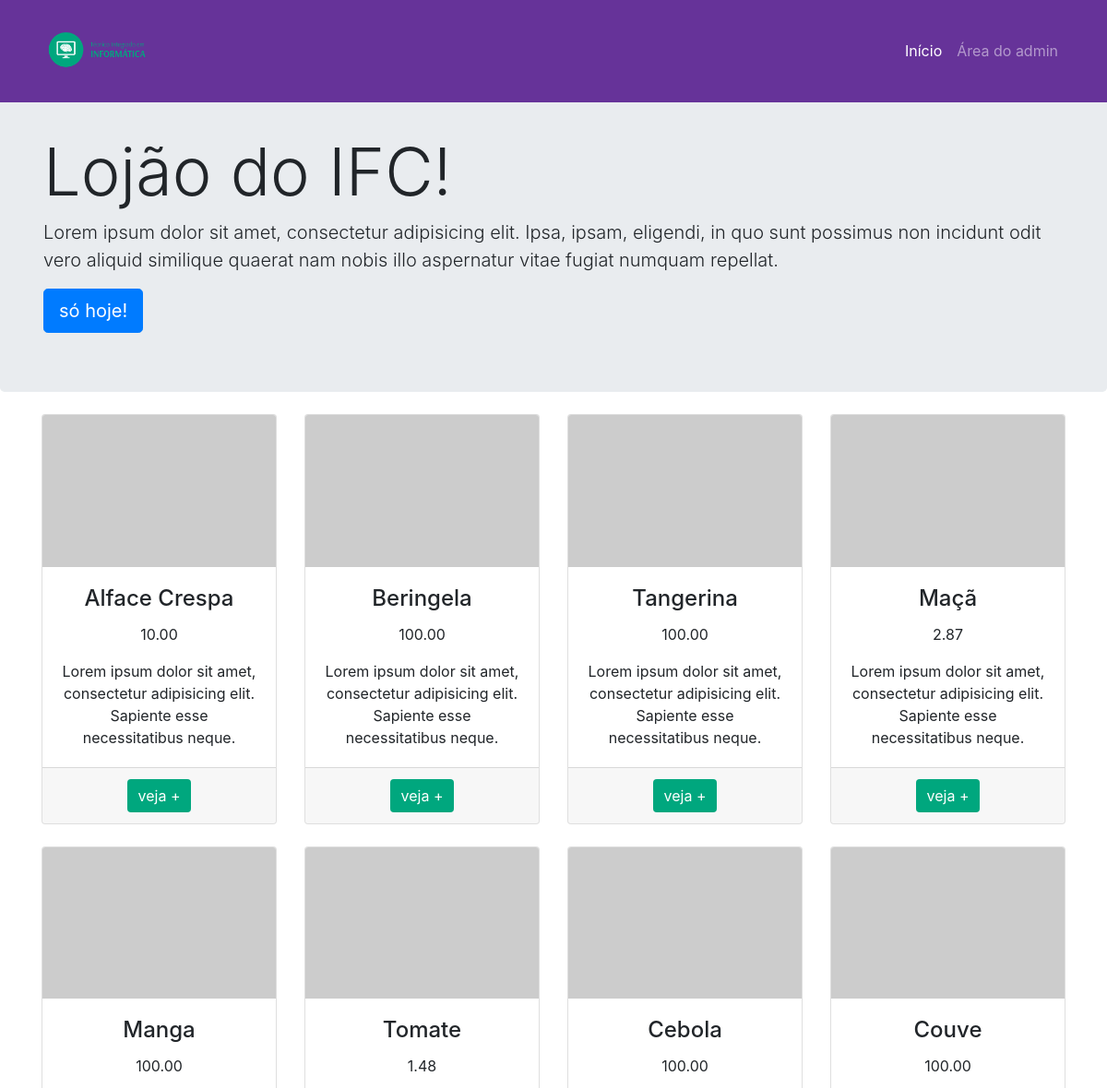
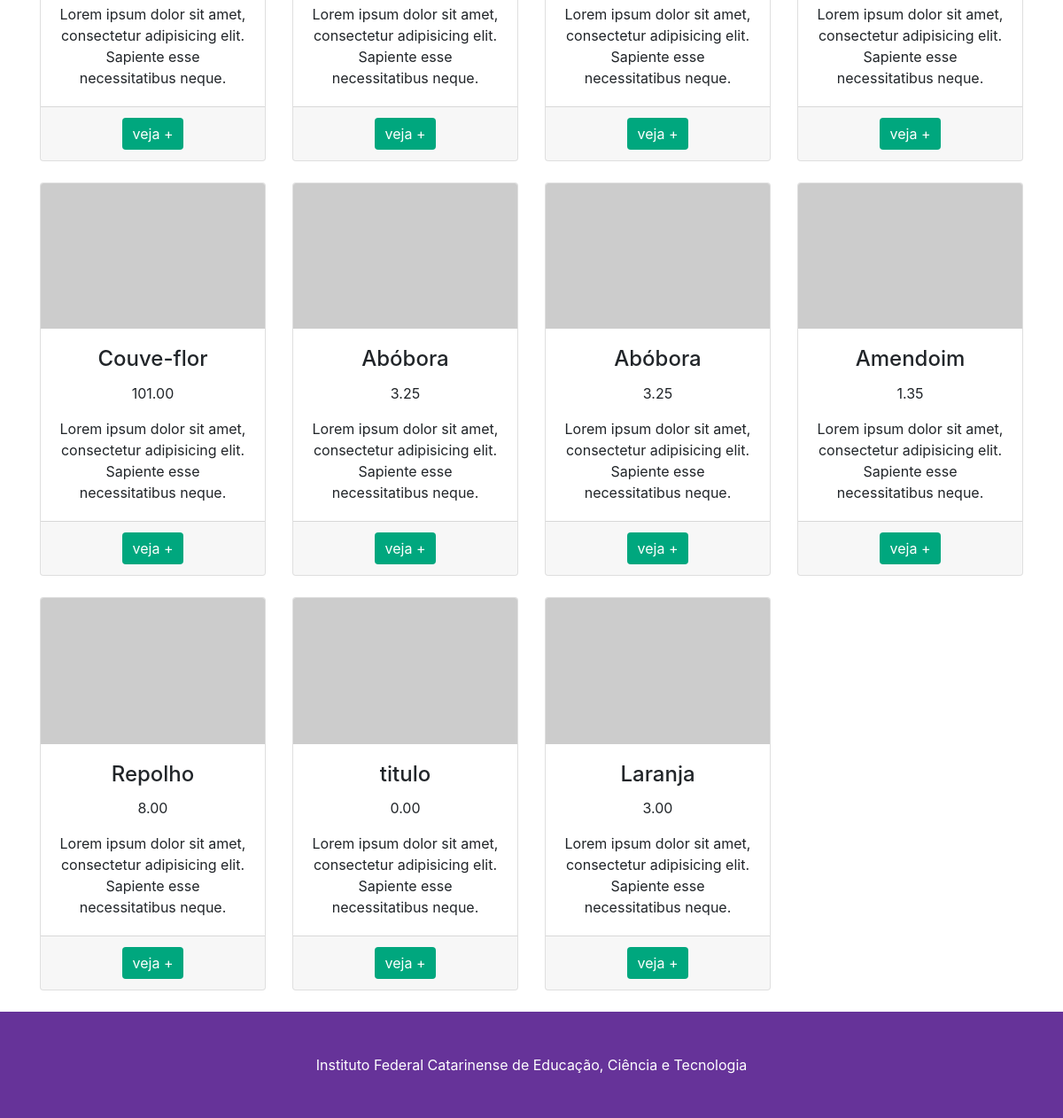
The page / on the database its author committed (2 pictures, top to bottom).
### tables this page shows
CREATE TABLE `tb_produtos` (
  `id` int(11) NOT NULL,
  `nome` varchar(32) NOT NULL,
  `categoria` varchar(32) NOT NULL,
  `preco` decimal(10,2) NOT NULL
);

### app/models/Conexao.php (called while the page is built, shortened)
<?php
class Conexao {
    public static function getConexao(){
        $conexao = new PDO("mysql:host=".self::HOST.";dbname=".self::NOMEBANCO, self::USUARIO, self::SENHA);
        return $conexao;
    }
}

### app/models/CrudProdutos.php (called while the page is built, shortened)
<?php
require_once "Conexao.php";
class CrudProdutos {
    private $conexao;
    public function __construct() {
        $this->conexao = Conexao::getConexao();
    }
    public function getProdutos(){
        $consulta = $this->conexao->query("SELECT * FROM tb_produtos");
        return $consulta->fetchAll(PDO::FETCH_ASSOC);
    }
}

### index.php (the view, shortened to what this page needs)
<?php
    require_once "app/models/CrudProdutos.php";
    $crud = new CrudProdutos();
    $listaProdutos = $crud->getProdutos();
?>
<!DOCTYPE html>
<html lang="en">
<head>
    <link rel="stylesheet" href="assets/vendor/bootstrap/css/bootstrap.min.css">
    <link rel="stylesheet" href="assets/css/ifc-style.css">
</head>
<body>
<nav class="navbar navbar-expand-lg navbar-dark bg-dark fixed-top">
    <div class="container">
        <a class="navbar-brand" href="#"><img src="assets/imagens/logo.png" alt="" width="120px"></a>
        <div class="collapse navbar-collapse" id="navbarResponsive">
            <ul class="navbar-nav ml-auto">
                <li class="nav-item active">
                    <a class="nav-link" href="#">Início</a>
                </li>
                <li class="nav-item">
                    <a class="nav-link" href="app/views/admin/produtos.php">Área do admin</a>
                </li>
            </ul>
        </div>
    </div>
</nav>
<header class="jumbotron my-4 home-banner">
    <div class="container">
        <h1 class="display-3">Lojão do IFC!</h1>
        <p class="lead">Lorem ipsum dolor sit amet, consectetur adipisicing elit. Ipsa, ipsam, eligendi, in quo sunt possimus non incidunt odit vero aliquid similique quaerat nam nobis illo aspernatur vitae fugiat numquam repellat.</p>
        <a href="#" class="btn btn-primary btn-lg">só hoje!</a>
    </div>
</header>
<div class="container">
    <div class="row text-center">
            <?php foreach($listaProdutos as $prod): ?>
            <div class="col-lg-3 col-md-6 mb-4">
                <div class="card">
                    <img class="card-img-top" src="http://placehold.it/500x325" alt="">
                    <div class="card-body">
                        <h4 class="card-title"><?= $prod['nome'] ?></h4>
                        <p class="card-text"><?= $prod['preco'] ?></p>
                        <p class="card-text">Lorem ipsum dolor sit amet, consectetur adipisicing elit. Sapiente esse necessitatibus neque.</p>
                    </div>
                    <div class="card-footer">
                        <a href="app/views/produto.php?codigo=<?= $prod['codigo'] ?>" class="btn btn-ifc">veja +</a>
                    </div>
                </div>
            </div>
            <?php endforeach; ?>
    </div>
</div>
<footer class="py-5 bg-dark">
    <div class="container">
        <p class="m-0 text-center text-white">Instituto Federal Catarinense de Educação, Ciência e Tecnologia</p>
    </div>
</footer>
</body>
</html>

### assets/css/ifc-style.css (style rules this page uses)
body { padding-top: 55px; }
@media (min-width: 992px) { body { padding-top: 55px; } }
.card { height: 100%; }
.bg-dark { background-color: rebeccapurple !important; }
.btn-ifc { color: #fff; background-color: #00a77e; border-color: transparent; border: transparent 0px; }

### rows shown on the page
tb_produtos: nome "Alface Crespa", preco "10.00"
tb_produtos: nome "Beringela", preco "100.00"
tb_produtos: nome "Tangerina", preco "100.00"
tb_produtos: nome "Maçã", preco "2.87"
tb_produtos: nome "Manga", preco "100.00"
tb_produtos: nome "Tomate", preco "1.48"
tb_produtos: nome "Cebola", preco "100.00"
tb_produtos: nome "Couve", preco "100.00"
tb_produtos: nome "Couve-flor", preco "101.00"
tb_produtos: nome "Abóbora", preco "3.25"
tb_produtos: nome "Abóbora", preco "3.25"
tb_produtos: nome "Amendoim", preco "1.35"
tb_produtos: nome "Repolho", preco "8.00"
tb_produtos: nome "titulo", preco "0.00"
tb_produtos: nome "Laranja", preco "3.00"
